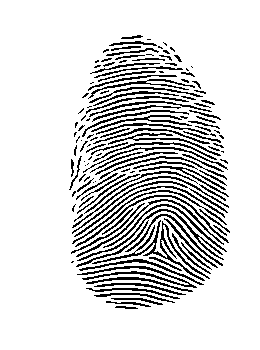
#> input picture References - Sources/Thinning/Thinning/test.bmp, 260 x 350 px
$ python skeletonize_3d.py
#> lines starting #> are read from the running program, lines starting #| are printed output that depends on the picture; after the words box and inside, x2 and y2 are one past the last pixel; in counts of white or black regions, pixels touching at a corner belong together
import matplotlib.pyplot as plt
from skimage.morphology import skeletonize, skeletonize_3d
from skimage.data import binary_blobs
from skimage import io

# Invert the horse image
#image = invert(data.horse())
data = io.imread("test.bmp")
#> data: shape (350, 260); values 0 (black) and 1 (white), 84.6% white; black in thin lines or dots, all inside (x1, y1, x2, y2) = (69, 35, 230, 309)

#data = binary_blobs(200, blob_size_fraction=.2, volume_fraction=.35, seed=1)

skeleton = skeletonize(data)
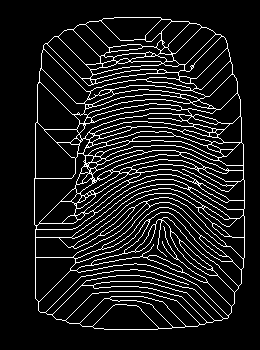
#> skeleton: shape (350, 260) bool; 10.6% white in thin lines or dots, all inside (x1, y1, x2, y2) = (34, 17, 245, 330)
skeleton3d = skeletonize_3d(data)
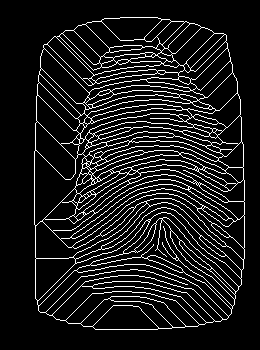
#> skeleton3d: shape (350, 260); 10.7% white in thin lines or dots, all inside (x1, y1, x2, y2) = (34, 17, 245, 330)

fig, axes = plt.subplots(1, 3, figsize=(8, 4), sharex=True, sharey=True,
                         subplot_kw={'adjustable': 'box-forced'})
ax = axes.ravel()

ax[0].imshow(data, cmap=plt.cm.gray, interpolation='nearest')
ax[0].set_title('original')
ax[0].axis('off')

ax[1].imshow(skeleton, cmap=plt.cm.gray, interpolation='nearest')
ax[1].set_title('skeletonize')
ax[1].axis('off')

ax[2].imshow(skeleton3d, cmap=plt.cm.gray, interpolation='nearest')
ax[2].set_title('skeletonize_3d')
ax[2].axis('off')

fig.tight_layout()
plt.show()
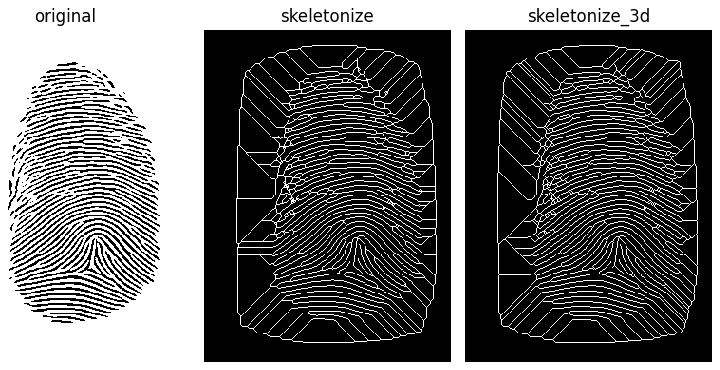
#> figure drawn by matplotlib, 3 panels
